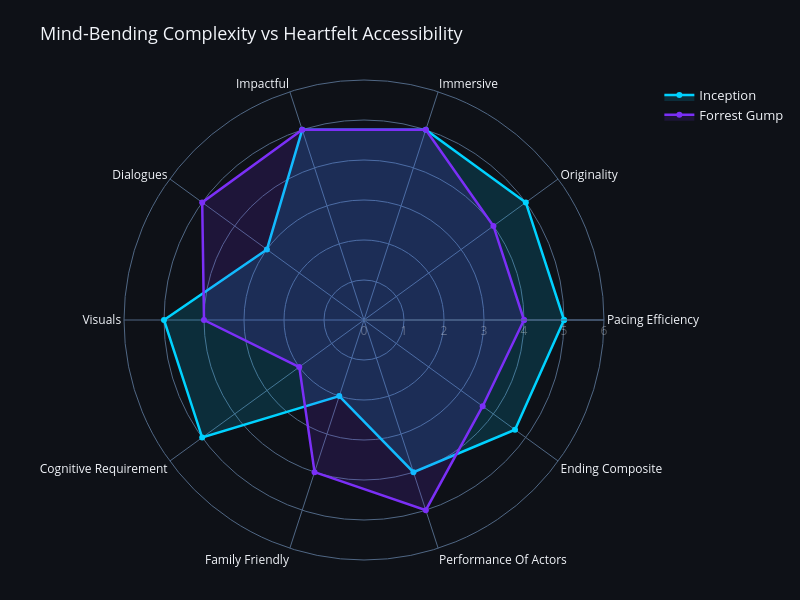

The notebook cell saved with this chart:
### Markdown cell above
**Observation:** *The Dark Knight* scores much higher on visuals, visual effects, and impactful dimensions, while *12 Angry Men* leans heavily on dialogues and cognitive requirement with almost zero visuals/VFX.

### Code cell
movie_radar(['Inception', 'Forrest Gump'], title='Mind-Bending Complexity vs Heartfelt Accessibility')

### Figure 1 — Plotly figure (JSON) as saved in the notebook; plotly's stock layout.template omitted (floating-point values rounded to 4 significant figures)
{"data": [{"fill": "toself", "fillcolor": "rgba(0, 210, 255, 0.15)", "line": {"color": "#00d2ff", "width": 2.5}, "name": "Inception", "r": [5, 5, 5, 5, 3, 5, 5, 2, 4, 4.667, 5], "theta": ["Pacing Efficiency", "Originality", "Immersive", "Impactful", "Dialogues", "Visuals", "Cognitive Requirement", "Family Friendly", "Performance Of Actors", "Ending Composite", "Pacing Efficiency"], "type": "scatterpolar"}, {"fill": "toself", "fillcolor": "rgba(123, 47, 247, 0.15)", "line": {"color": "#7b2ff7", "width": 2.5}, "name": "Forrest Gump", "r": [4, 4, 5, 5, 5, 4, 2, 4, 5, 3.667, 4], "theta": ["Pacing Efficiency", "Originality", "Immersive", "Impactful", "Dialogues", "Visuals", "Cognitive Requirement", "Family Friendly", "Performance Of Actors", "Ending Composite", "Pacing Efficiency"], "type": "scatterpolar"}], "layout": {"height": 600, "legend": {"font": {"size": 13}}, "margin": {"b": 40, "t": 80}, "paper_bgcolor": "#0e1117", "polar": {"bgcolor": "rgba(0,0,0,0)", "radialaxis": {"color": "rgba(255,255,255,0.3)", "range": [0, 6], "showticklabels": true, "visible": true}}, "showlegend": true, "title": {"font": {"size": 18}, "text": "Mind-Bending Complexity vs Heartfelt Accessibility"}, "width": 800}}
